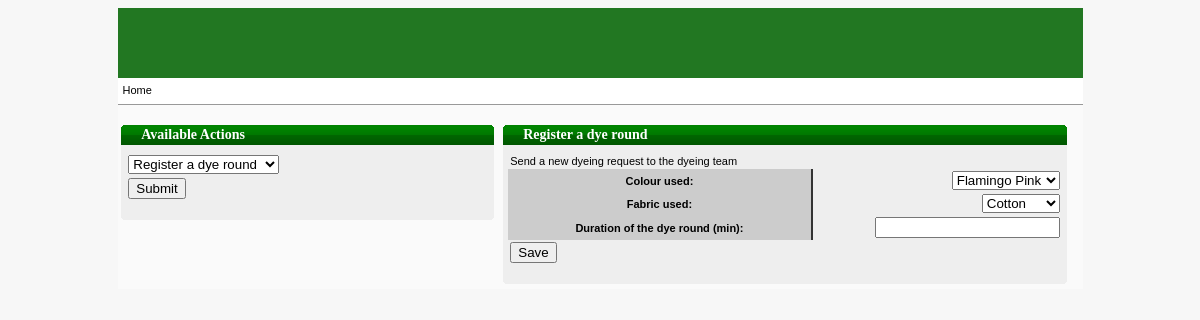
Page /forms/2/ on the committed database.
### forms/models.py (models this page shows, shortened)
class Forms(models.Model):
    unique_id = models.IntegerField()
    unique_id.primary_key = True
    name = models.CharField(max_length=200, null=False)
    label = models.CharField(max_length=200, null=False)
    description = models.CharField(max_length=500, null=False)
    def get_parameters(self):
        return Parameters.objects.filter(form_id=self.unique_id)
    parameters = property(get_parameters)
    def __str__(self):
        return self.label

class Parameters(models.Model):
    unique_id = models.IntegerField()
    unique_id.primary_key = True
    name = models.CharField(max_length=200, null=False)
    label = models.CharField(max_length=200, null=False)
    param_type = models.CharField(max_length=200, null=False)
    form = models.ForeignKey(Forms, on_delete=models.CASCADE)
    def get_options(self):
        return Options.objects.filter(param_id=self.unique_id)
    options = property(get_options)

### forms/views.py (the view)
# urls.py: url(r'^([0-9]+)/$', views.index, name='index'),
def index(request, form_id=0):
    all_forms = Forms.objects.all()
    if "options" in request.POST: form_id = request.POST["options"]
    selected_form = Forms.objects.get(unique_id=form_id) if int(form_id) > 0 else None
    return render(
        request,
        'forms/index.html',
        context={'all_forms': all_forms, 'selected_form': selected_form}
    )

### forms/templates/forms/index.html
{% extends "base.html" %}
{% load static %}
{% block content %}
<div id="cuerpo" class="column last span-15">
    <div id="contenido" class="column last span-6">
        <div class="column span-6">
            <div class="caja">
                <div class="cajatitle"><div class="textotitle">Available Actions</div></div>
                <div class="cajacontenido">
                    <form name="actions" method="post" action="{% url 'forms:index' %}" class="logs">{% csrf_token %}
                        <table class='tabla3' style='position:relative; z-index:1;' cellspacing='0' cellpadding='0'>
                            <tr>
                                <td class="left"><select name="options">{% for form in all_forms %}<option value="{{ form.unique_id }}" {% if selected_form.unique_id == form.unique_id %} selected {% endif %}>{{ form }}</option>{% endfor %}</select></td>
                            </tr>
                            <tr>
                                <td class="left"><input type="submit" name="open_form" value="Submit"></td>
                            </tr>
                        </table>
                    </form>
                </div>
            </div>
        </div>
    </div>
    {% if selected_form is not None %}
    <div id="contenido" class="column last span-9">
        <div class="column span-9">
            <div class="caja">
                <div class="cajatitle"><div class="textotitle">{{ selected_form.label }}</div></div>
                <div class="cajacontenido">
                    <form name="actions" method="post" action="{% url 'forms:save_form' selected_form.unique_id %}" class="logs">{% csrf_token %}
                        <table class="tabla3" style="position:relative; z-index:1;" cellspacing="0" cellpadding="0">
                            <tr>
                                <td class="center">{{ selected_form.description }}</td>
                            </tr>
                            {% for element in selected_form.parameters %}
                            <tr>
                                <td class="headerhoriz">{{ element.label }}:</td>
                                {% if element.param_type == 'number' %}
                                <td class="right"><input type="number" name="{{element.name}}"></td>
                                {% elif element.param_type == 'string' %}
                                <td class="right"><input type="text" name="{{element.name}}"></td>
                                {% elif element.param_type == 'bool' %}
                                <td class="right"><input type="checkbox" name="{{element.name}}" value="{{element.name}}"></td>
                                {% elif element.param_type == 'select' %}
                                <td class="right"><select name="{{element.name}}">{% for option in element.options %}<option value="{{ option.unique_id }}">{{ option.name }}</option>{% endfor %}</select></td>
                                {% endif %}
                            </tr>
                            {% endfor %}
                            <tr>
                                <td class="left"><input type="submit" name="save_form" value="Save"></td>
                            </tr>
                        </table>
                    </form>
                </div>
            </div>
        </div>
    </div>
    {% endif %}
</div>
{% endblock %}

### forms/templates/base.html (shortened to what this page needs)
{% load static %}
<link rel="stylesheet" type="text/css" href="{% static 'forms/caja.css' %}?{% now 'U' %}"" />
<link rel="stylesheet" type="text/css" href="{% static 'forms/general.css' %}?{% now 'U' %}" />
<link rel="stylesheet" type="text/css" href="{% static 'forms/grid.css' %}" />
<link rel="stylesheet" type="text/css" href="{% static 'forms/menulat.css' %}" />
<link rel="stylesheet" type="text/css" href="{% static 'forms/niftyCorners.css' %}" />
<link rel="stylesheet" type="text/css" href="{% static 'forms/table.css' %}" />
<div class="container" style="background-color:#FAFAFA;">
    <div id="title" class="column last span-15" ></div>
    <div id="opciones" class="column last span-15">
        <div id="navigation">
            <div id="menu">
                <div class="menu_item"><a href="{% url 'forms:index' %}">Home</a></div>
            </div>
        </div>
        <div id="theme">&nbsp;</div>
    </div>
    {% block content %}
    {% endblock %}
</div>

### forms/static/forms/caja.css (style rules this page uses)
.textotitle { color:#FFFFFF; text-align:left; font:14px Verdana; font-weight:bold; padding: 0px 0px 2px 20px; }
.caja { position:relative; width:98%; margin:5px auto; font:12px Verdana; line-height:15px; background-color:#EEEEEE; }
.cajatitle { width:100%; background:#227722 no-repeat left top; position:relative; background:url(tituloverde.png) repeat-x; }
.cajacontenido { padding:3px 5px 5px 5px; }

### forms/static/forms/general.css (style rules this page uses)
select { position:relative; }
#title { height:70px; background-color:#227722; color:#FFFFFF; font:35px Arial; }
.left { text-align:left; }
.right { text-align:right; }

### forms/static/forms/grid.css (style rules this page uses)
.container { width: 965px; margin: 0 auto; }
.column { float: left; margin-right: 10px; }
.last { margin-right: 0; }
.span-6 { width: 380px; }
.span-9 { width: 575px; }
.span-15 { width: 965px; margin: 0; }
.clear:after, .container:after { content: "."; display: block; height: 0; clear: both; visibility: hidden; }

### forms/static/forms/menulat.css (style rules this page uses)
div.menu_item { font-family:Tahoma, Verdana, Arial; padding:3px 5px 0px 5px; background-repeat:repeat-x; text-align:left; float:left; height:20px; }
#menu .menu_item a { font-family:Tahoma, Verdana, Arial, Helvetica, sans-serif; font-size:11px; text-decoration:none; color:#000000; }
div#navigation { background-image:url(../images/table_top_back_middle.gif); background-repeat:repeat-x; background-color:#FFFFFF; width:100% !important; padding:0px; height:26px; }
div#menu { padding:0px; padding-bottom:1px; width:500px; clear:both; float:left; height:20px; margin:3px 0px 0px 0px; }
#theme { background-image:url(../images/barra2.png); height:15px; border-top:1px solid #999999; }

### forms/static/forms/table.css (style rules this page uses)
.tabla3 { width: 100%; padding: 0; margin: 5px 0 0 0; font: 11px Verdana, Arial; }
.tabla3 td { padding: 2px; }
.headerhoriz { padding: 3px 3px 3px 3px; background-color:#CCCCCC; border-right: 2px solid #333333; text-align: center; font-weight:bold; }

### rows in the picture
Forms: label "Register a dye round", description "Send a new dyeing request to the dyeing team"
Parameters: label "Colour used"
Parameters: label "Fabric used"
Parameters: label "Duration of the dye round (min)"

### other values in the picture
form field options "Register a dye round"
form field value "Flamingo Pink"
form field value "Cotton"
